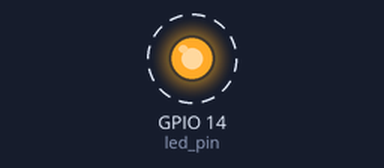
The program below on a simulated Raspberry Pi (BCM pin numbers). Parts: output pins drawn as LEDs (lit = HIGH). Dashed ring = blinking. What the program prints to the terminal is not drawn.

Above: at 0.5 s.
Timing chart, 0 to 4.6 s (numbered marks = the images above):
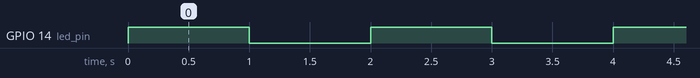

Measured:
- by itself, GPIO 14 (led_pin): alternates HIGH for 1.0 s and LOW for 1.0 s

The program:

helloworldgpio.py
```python
import RPi.GPIO as GPIO
import time


def main():
    led_pin = 14

    GPIO.setmode(GPIO.BCM) # Broadcom pin-numbering scheme
    GPIO.setwarnings(False)
    GPIO.setup(led_pin, GPIO.OUT)

    print("Press CTRL+C to exit")
    try:
        while True:
            print ("Led is ON")
            GPIO.output(led_pin, GPIO.HIGH)
            time.sleep(1.00)

            print ("Led is OFF")
            GPIO.output(led_pin, GPIO.LOW)
            time.sleep(1.00)

    except KeyboardInterrupt: # If CTRL+C is pressed, exit cleanly:
        GPIO.cleanup() # cleanup all GPIO

if __name__ == '__main__':
    main()
```
